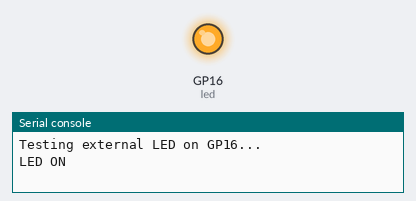
Recording of a program running on a simulated Raspberry Pi Pico running MicroPython. Shown: output pins drawn as LEDs (lit = HIGH), the last lines printed to the serial console. At 20.0 s the program stops and its outputs stay as they are.

Above: at 1.5 s.
At 3.5 s:
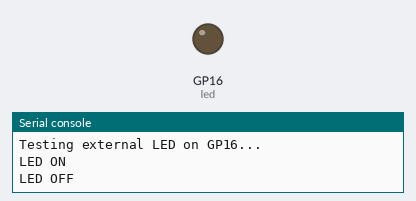
Timing chart, 0 to 5.2 s (numbered marks = the images above):
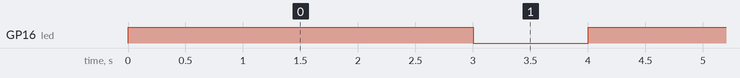

Measured:
- by itself, GP16 (led): alternates HIGH for 3.0 s and LOW for 1.0 s

The program:

ledSimple.py
```python
from machine import Pin
import time

# Initialize external LED on GPIO 16
led = Pin(16, Pin.OUT)

# Simple blink test
print("Testing external LED on GP16...")
for _ in range(5):
    led.value(1)  # Turn on
    print("LED ON")
    time.sleep(3)
    led.value(0)  # Turn off
    print("LED OFF")
    time.sleep(1)

print("Test complete")
```
